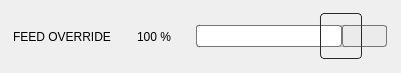
                     <widget class="QWidget" name="horizontalLayoutWidget_4">
                      <property name="geometry">
                       <rect>
                        <x>302</x>
                        <y>10</y>
                        <width>401</width>
                        <height>53</height>
                       </rect>
                      </property>
                      <layout class="QHBoxLayout" name="horizontalLayout_12">
                       <item>
                        <widget class="QLabel" name="label_16">
                         <property name="sizePolicy">
                          <sizepolicy hsizetype="Fixed" vsizetype="Preferred">
                           <horstretch>0</horstretch>
                           <verstretch>0</verstretch>
                          </sizepolicy>
                         </property>
                         <property name="minimumSize">
                          <size>
                           <width>100</width>
                           <height>0</height>
                          </size>
                         </property>
                         <property name="text">
                          <string>FEED OVERRIDE</string>
                         </property>
                         <property name="alignment">
                          <set>Qt::AlignCenter</set>
                         </property>
                        </widget>
                       </item>
                       <item>
                        <widget class="StatusLabel" name="statuslabel_10">
                         <property name="sizePolicy">
                          <sizepolicy hsizetype="Fixed" vsizetype="Fixed">
                           <horstretch>0</horstretch>
                           <verstretch>0</verstretch>
                          </sizepolicy>
                         </property>
                         <property name="minimumSize">
                          <size>
                           <width>70</width>
                           <height>41</height>
                          </size>
                         </property>
                         <property name="maximumSize">
                          <size>
                           <width>70</width>
                           <height>16777215</height>
                          </size>
                         </property>
                         <property name="text">
                          <string>100 %</string>
                         </property>
                         <property name="alignment">
                          <set>Qt::AlignCenter</set>
                         </property>
                         <property name="textTemplate" stdset="0">
                          <string>%d %%</string>
                         </property>
                        </widget>
                       </item>
                       <item>
                        <widget class="StatusSlider" name="statusslider">
                         <property name="sizePolicy">
                          <sizepolicy hsizetype="Fixed" vsizetype="Fixed">
                           <horstretch>0</horstretch>
                           <verstretch>0</verstretch>
                          </sizepolicy>
                         </property>
                         <property name="minimumSize">
                          <size>
                           <width>191</width>
                           <height>51</height>
                          </size>
                         </property>
                         <property name="styleSheet">
                          <string notr="true">QSlider::groove:horizontal {
border: 1px solid #bbb;
background: white;
height: 20px;
border-radius: 3px;
}

QSlider::sub-page:horizontal {
background: qlineargradient(x1: 0, y1: 0,    x2: 0, y2: 1,
    stop: 0 #66e, stop: 1 #bbf);
background: qlineargradient(x1: 0, y1: 0.2, x2: 1, y2: 1,
    stop: 0 #bbf, stop: 1 #55f);
border: 1px solid #777;
height: 20px;
border-radius: 3px;
}

QSlider::add-page:horizontal {
background: rgb(235, 235, 235);
border: 1px solid #777;
height: 20px;
border-radius: 3px;
}

QSlider::handle:horizontal {
background: qlineargradient(spread:reflect, x1:0, y1:0, x2:1, y2:0, stop:0 rgba(255, 255, 255, 255), stop:0.1 rgba(60, 60, 60, 255), stop:0.21 rgba(60, 60, 60, 255), stop:0.25 rgba(255, 255, 255, 255), stop:0.29 rgba(60, 60, 60, 255), stop:0.46 rgba(60, 60, 60, 255), stop:0.5 rgba(255, 255, 255, 255), stop:0.54 rgba(60, 60, 60, 255), stop:0.71 rgba(60, 60, 60, 255), stop:0.75 rgba(255, 255, 255, 255), stop:0.79 rgba(60, 60, 60, 255), stop:0.9 rgba(60, 60, 60, 255), stop:1 rgba(255, 255, 255, 255));
border: 1px solid #777;
border-color: rgba(40, 40, 40, 255);
width: 40px;
margin-top: -13px;
margin-bottom: -13px;
border-radius: 4px;
}

QSlider::handle:horizontal:hover {
background: qlineargradient(spread:reflect, x1:0, y1:0, x2:1, y2:0, stop:0 rgba(255, 255, 255, 255), stop:0.1 rgba(60, 60, 60, 255), stop:0.21 rgba(60, 60, 60, 255), stop:0.25 rgba(255, 255, 255, 255), stop:0.29 rgba(60, 60, 60, 255), stop:0.46 rgba(60, 60, 60, 255), stop:0.5 rgba(255, 255, 255, 255), stop:0.54 rgba(60, 60, 60, 255), stop:0.71 rgba(60, 60, 60, 255), stop:0.75 rgba(255, 255, 255, 255), stop:0.79 rgba(60, 60, 60, 255), stop:0.9 rgba(60, 60, 60, 255), stop:1 rgba(255, 255, 255, 255));
border: 1px solid #444;
border-color: rgb(241, 239, 237);
border-radius: 4px;
}

QSlider::sub-page:horizontal:disabled {
background: #bbb;
border-color: #999;
}

QSlider::add-page:horizontal:disabled {
background: #eee;
border-color: #999;
}

QSlider::handle:horizontal:disabled {
background: #eee;
border: 1px solid #aaa;
border-radius: 4px;
}</string>
                         </property>
                         <property name="maximum">
                          <number>120</number>
                         </property>
                         <property name="value">
                          <number>100</number>
                         </property>
                         <property name="orientation">
                          <enum>Qt::Horizontal</enum>
                         </property>
                         <property name="feed_rate" stdset="0">
                          <bool>true</bool>
                         </property>
                        </widget>
                       </item>
                      </layout>
                     </widget>
